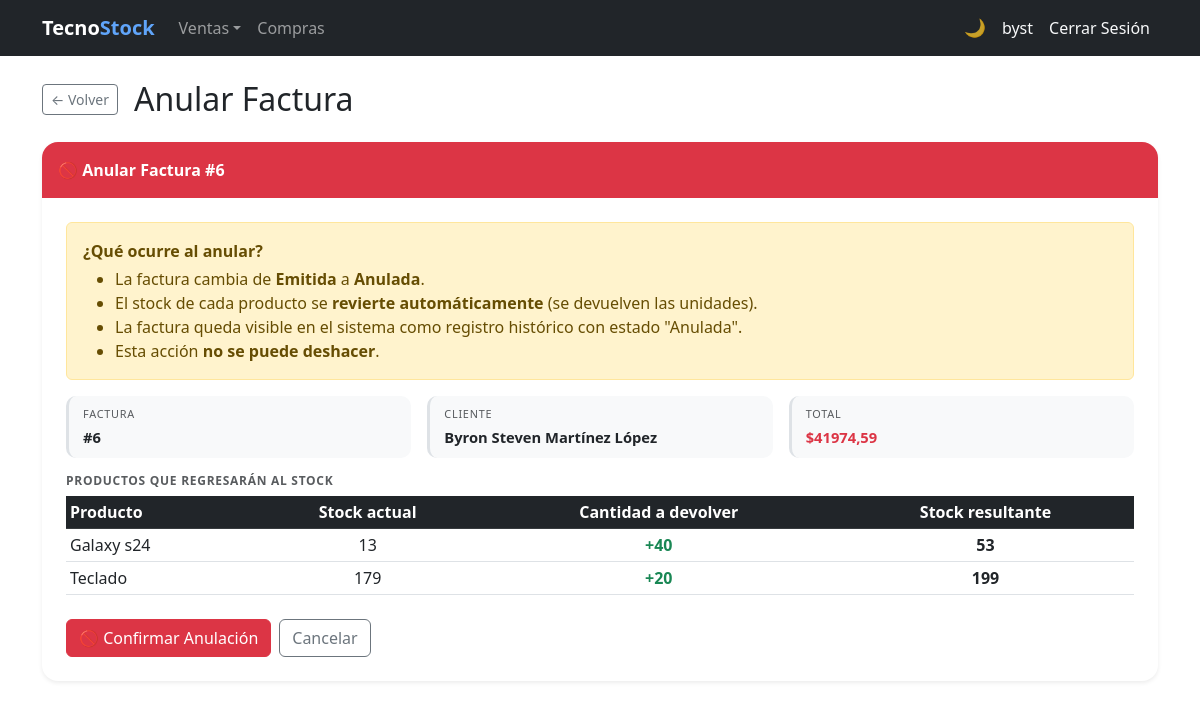
Page /invoices/6/cancel/ (signed in) on the committed database.
### billing/models.py (models this page shows, shortened)
class Invoice(models.Model):
    BORRADOR = 0
    EMITIDA  = 1
    ANULADA  = 2
    ESTADO_CHOICES = [
        (BORRADOR, 'Borrador'),
        (EMITIDA,  'Emitida'),
        (ANULADA,  'Anulada'),
    ]
    customer     = models.ForeignKey(Customer, on_delete=models.PROTECT, related_name='invoices')
    invoice_date = models.DateTimeField(auto_now_add=True)
    subtotal     = models.DecimalField(max_digits=12, decimal_places=2, default=0)
    tax          = models.DecimalField(max_digits=12, decimal_places=2, default=0)
    total        = models.DecimalField(max_digits=12, decimal_places=2, default=0)
    estado       = models.PositiveSmallIntegerField(
                       choices=ESTADO_CHOICES, default=BORRADOR, verbose_name='Estado')
    is_active    = models.BooleanField(default=True)
    class Meta:
        ordering = ['-invoice_date']
    @property
    def can_cancel(self):      return self.estado == self.EMITIDA

class Customer(models.Model):
    dni        = models.CharField(max_length=13, unique=True, verbose_name='DNI/RUC', validators=[validate_cedula_ec])
    first_name = models.CharField(max_length=100)
    last_name  = models.CharField(max_length=100)
    email      = models.EmailField(blank=True, null=True)
    phone      = models.CharField(max_length=20, blank=True, null=True)
    address    = models.TextField(blank=True, null=True)
    photo      = models.ImageField(upload_to='customer/', blank=True, null=True, verbose_name='Foto')
    is_active  = models.BooleanField(default=True)
    created_at = models.DateTimeField(auto_now_add=True)
    updated_at = models.DateTimeField(auto_now=True)
    class Meta:
        ordering = ['last_name', 'first_name']
    @property
    def full_name(self): return f'{self.first_name} {self.last_name}'

class InvoiceDetail(models.Model):
    invoice      = models.ForeignKey(Invoice, on_delete=models.CASCADE, related_name='details')
    product      = models.ForeignKey(Product, on_delete=models.PROTECT, related_name='invoice_details')
    quantity     = models.IntegerField(default=1)
    unit_price   = models.DecimalField(max_digits=12, decimal_places=2)
    discount_pct = models.DecimalField(
        max_digits=5, decimal_places=2, default=0,
        verbose_name='Descuento (%)',
        validators=[MinValueValidator(Decimal('0')), MaxValueValidator(Decimal('100'))],
    )
    subtotal     = models.DecimalField(max_digits=12, decimal_places=2, default=0)
    tax_amount   = models.DecimalField(max_digits=12, decimal_places=2, default=0, verbose_name='IVA')

class Product(models.Model):
    name = models.CharField(max_length=200, verbose_name='Product Name')
    description = models.TextField(blank=True, null=True)
    brand = models.ForeignKey(Brand, on_delete=models.PROTECT, related_name='products')
    group = models.ForeignKey(ProductGroup, on_delete=models.PROTECT, related_name='products')
    suppliers = models.ManyToManyField(Supplier, related_name='products', blank=True)
    photo      = models.ImageField(upload_to='products/', blank=True, null=True, verbose_name='Foto')
    unit_price = models.DecimalField(max_digits=12, decimal_places=2)
    tax_rate   = models.DecimalField(
                     max_digits=5, decimal_places=4, default=Decimal('0.15'),
                     verbose_name='Tasa IVA',
                     validators=[MinValueValidator(Decimal('0')), MaxValueValidator(Decimal('1'))],
                 )
    stock = models.IntegerField(default=0)
    is_active = models.BooleanField(default=True)
    created_at = models.DateTimeField(auto_now_add=True)
    updated_at = models.DateTimeField(auto_now=True)
    class Meta:
        verbose_name = 'Product'
        verbose_name_plural = 'Products'
        ordering = ['name']

### billing/views.py (the view, shortened to what this page needs)
# urls.py: path('invoices/<int:pk>/cancel/', views.invoice_cancel, name='invoice_cancel'),
@login_required
def invoice_cancel(request, pk):
    invoice = get_object_or_404(Invoice, pk=pk)
    if not invoice.can_cancel:
        messages.error(request, 'Solo se puede anular una factura en estado Emitida.')
        return redirect('billing:invoice_detail', pk=pk)
    return render(request, 'billing/invoice_cancel.html', {'invoice': invoice})

### billing/templates/billing/invoice_cancel.html (shortened to what this page needs)
{% extends 'billing/base.html' %}
{% block content %}
<div class="d-flex align-items-center gap-3 mb-4">
  <a href="{% url 'billing:invoice_detail' invoice.pk %}" class="btn btn-outline-secondary btn-sm">&#8592; Volver</a>
  <h2 class="mb-0">Anular Factura</h2>
</div>
<div class="card border-0 shadow-sm rounded-4 overflow-hidden mb-4">
  <div class="card-header border-0 py-3 bg-danger">
    <span class="text-white fw-bold">&#128683; Anular Factura #{{ invoice.id }}</span>
  </div>
  <div class="card-body p-4">
    <div class="alert alert-warning">
      <strong>¿Qué ocurre al anular?</strong>
      <ul class="mb-0 mt-1">
        <li>La factura cambia de <strong>Emitida</strong> a <strong>Anulada</strong>.</li>
        <li>El stock de cada producto se <strong>revierte automáticamente</strong> (se devuelven las unidades).</li>
        <li>La factura queda visible en el sistema como registro histórico con estado "Anulada".</li>
        <li>Esta acción <strong>no se puede deshacer</strong>.</li>
      </ul>
    </div>
    <div class="row g-3 mb-3">
      <div class="col-md-4">
        <div class="dm-field">
          <small class="dm-label">Factura</small>
          <div class="dm-value">#{{ invoice.id }}</div>
        </div>
      </div>
      <div class="col-md-4">
        <div class="dm-field">
          <small class="dm-label">Cliente</small>
          <div class="dm-value">{{ invoice.customer.full_name }}</div>
        </div>
      </div>
      <div class="col-md-4">
        <div class="dm-field">
          <small class="dm-label">Total</small>
          <div class="dm-value fw-bold text-danger">${{ invoice.total }}</div>
        </div>
      </div>
    </div>
    <h6 class="text-muted text-uppercase fw-semibold mb-2 dm-section-label">Productos que regresarán al stock</h6>
    <table class="table table-sm table-hover mb-4">
      <thead class="table-dark">
        <tr>
          <th>Producto</th>
          <th class="text-center">Stock actual</th>
          <th class="text-center">Cantidad a devolver</th>
          <th class="text-center">Stock resultante</th>
        </tr>
      </thead>
      <tbody>
        {% for det in invoice.details.all %}
        <tr>
          <td>{{ det.product.name }}</td>
          <td class="text-center">{{ det.product.stock }}</td>
          <td class="text-center text-success fw-semibold">+{{ det.quantity }}</td>
          <td class="text-center fw-semibold">{{ det.product.stock|add:det.quantity }}</td>
        </tr>
        {% endfor %}
      </tbody>
    </table>
    <form method="post" class="d-flex gap-2">
      <button type="submit" class="btn btn-danger">&#128683; Confirmar Anulación</button>
      <a href="{% url 'billing:invoice_detail' invoice.pk %}" class="btn btn-outline-secondary">Cancelar</a>
    </form>
  </div>
</div>
{% endblock %}

### billing/templates/billing/base.html (shortened to what this page needs)
<!DOCTYPE html>
<html lang="es">
<head>
  <link href="https://cdn.jsdelivr.net/npm/bootstrap@5.3.0/dist/css/bootstrap.min.css" rel="stylesheet">
</head>
<body>
<nav class="navbar navbar-expand-lg navbar-dark bg-dark">
  <div class="container">
    <a class="navbar-brand fw-bold" href="{% url 'billing:home' %}">Tecno<span class="nav-brand-accent">Stock</span></a>
    <div class="collapse navbar-collapse" id="nav">
      <ul class="navbar-nav me-auto">
        <li class="nav-item dropdown">{% if user.is_authenticated %}<a class="nav-link dropdown-toggle" href="#" role="button" data-bs-toggle="dropdown" aria-expanded="false">Ventas</a>{% endif %}</li>
        <li class="nav-item">{% if user.is_authenticated %}<a class="nav-link" href="{% url 'purchasing:purchase_list' %}">Compras</a>{% endif %}</li>
      </ul>
      <ul class="navbar-nav align-items-center">
        <li class="nav-item"><button type="button" class="theme-toggle-btn" id="theme-toggle" onclick="toggleTheme()" title="Cambiar tema claro / oscuro"><span id="theme-icon">&#127769;</span></button></li>
        <li class="nav-item">{% if user.is_authenticated %}<a class="nav-link text-light" href="{% url 'billing:dashboard' %}">{{ user.username }}</a>{% endif %}</li>
        <li class="nav-item">{% if user.is_authenticated %}<form method="post" action="{% url 'logout' %}" class="d-inline">{% csrf_token %}<button type="submit" class="nav-link btn btn-link text-light btn-nav-link">Cerrar Sesión</button></form>{% else %}<a class="nav-link" href="{% url 'login' %}">Iniciar Sesión</a>{% endif %}</li>
      </ul>
    </div>
  </div>
</nav>
<div class="container mt-4">
  {% block content %}{% endblock %}
</div>
</body>
</html>

### billing/templates/billing/base.html (style rules this page uses)
.dm-field { background: var(--bs-tertiary-bg); border-radius: 10px; padding: 10px 14px; border-left: 3px solid var(--bs-border-color); height: 100%; transition: border-color .2s; }
.dm-label { font-size: .68rem; text-transform: uppercase; letter-spacing: .07em; color: var(--bs-secondary-color); display: block; margin-bottom: 3px; }
.dm-value { font-size: .92rem; font-weight: 600; color: var(--bs-body-color); word-break: break-word; }
.dm-section-label { letter-spacing: .06em; font-size: .75rem; }
.btn-nav-link { text-decoration: none; }
.nav-brand-accent { color: #60a5fa; }
.theme-toggle-btn { background: none; border: none; cursor: pointer; font-size: 1.1rem; line-height: 1; padding: .375rem .5rem; border-radius: .375rem; transition: background .2s; color: rgba(255,255,255,.75); }

### rows in the picture
Invoice: id "6", customer.full_name "Byron Steven Martínez López", total "41974,59"
InvoiceDetail: product.name "Galaxy s24", product.stock "13", quantity "40", product.stock|add "53"
InvoiceDetail: product.name "Teclado", product.stock "179", quantity "20", product.stock|add "199"

### other values in the picture
{{ user.username }} "byst"
